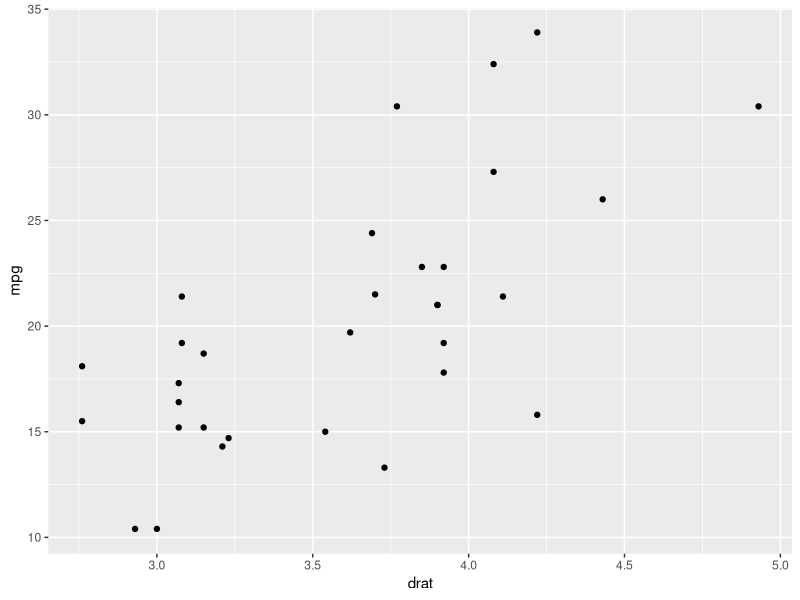
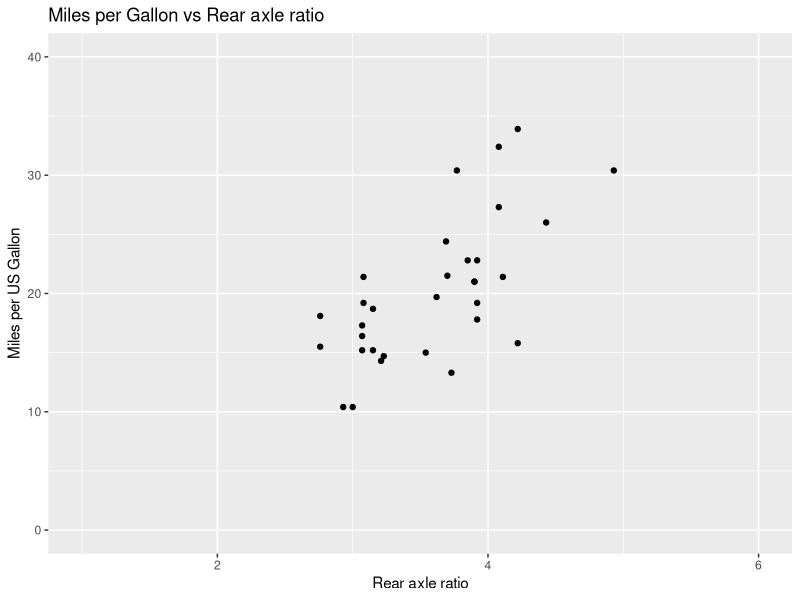
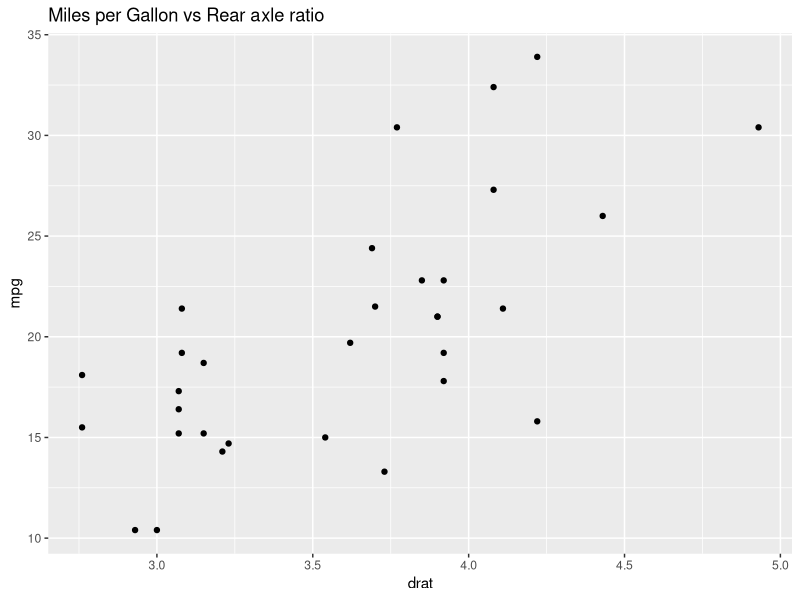
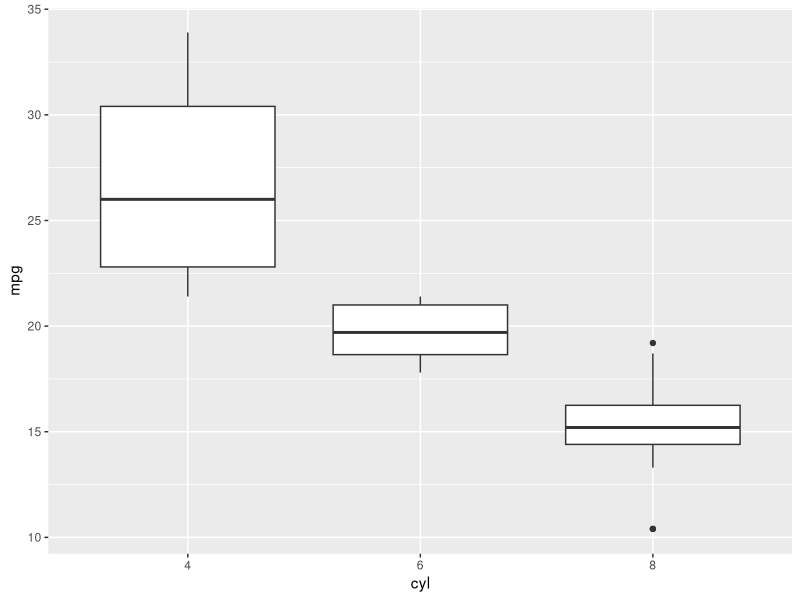
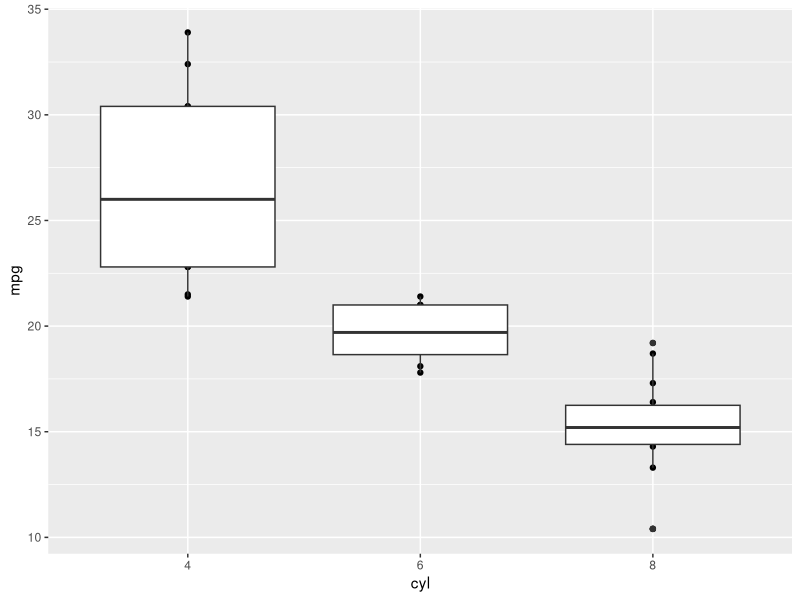
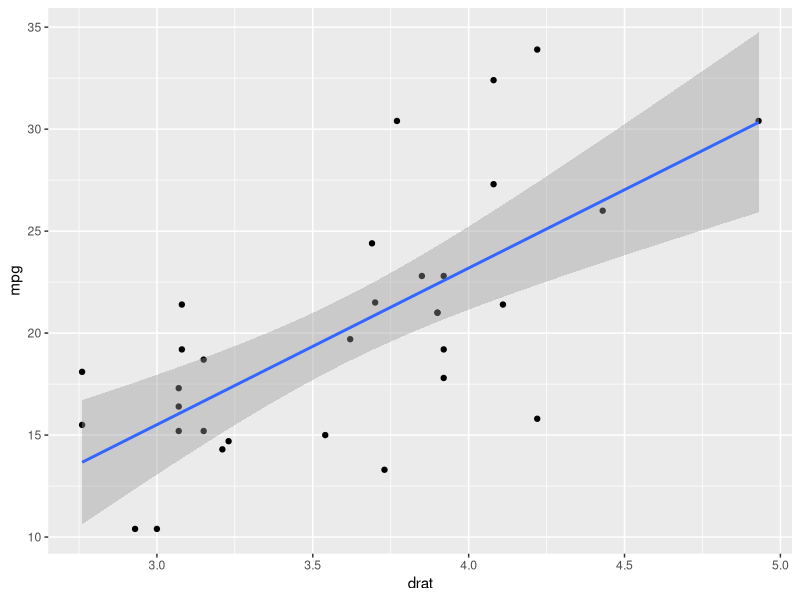
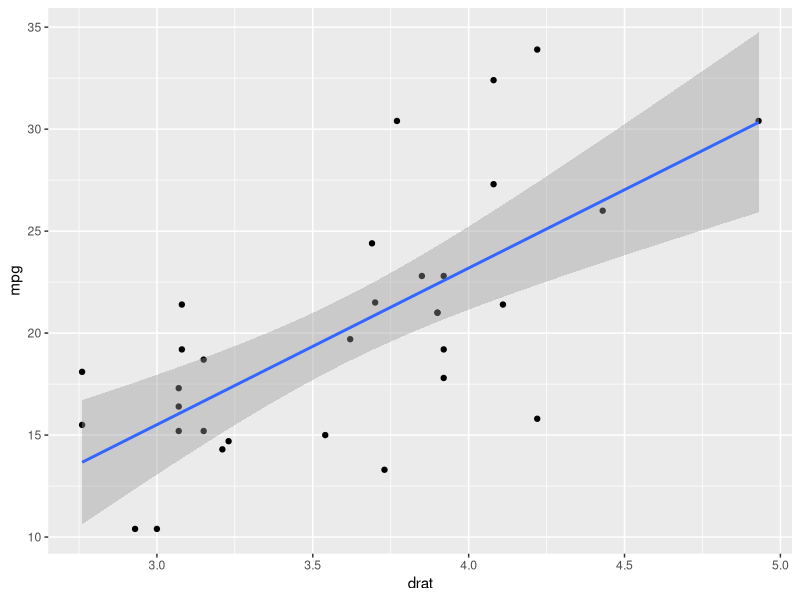
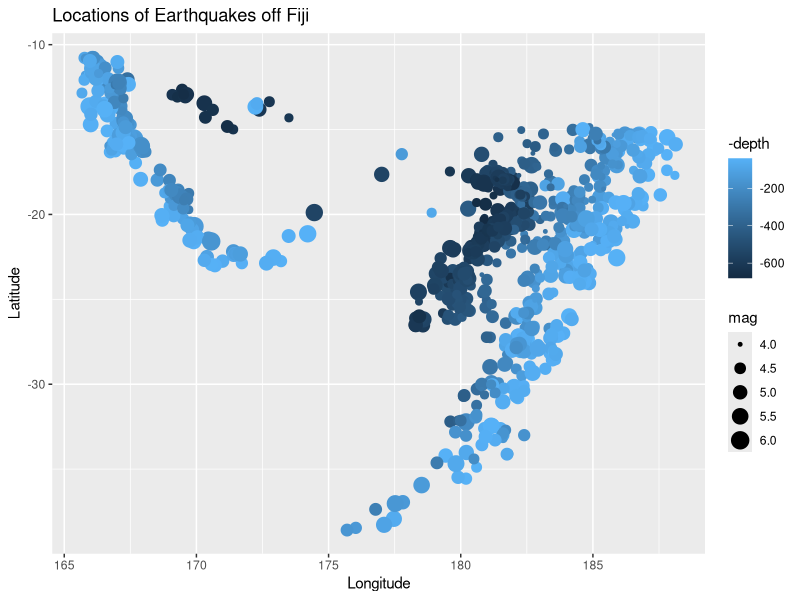

Source code (R) for these figures, in order:
library(ggplot2)
##plot
qplot (x = drat, y = mpg, data = mtcars)
##plot Miles per Gallon vs Weight
qplot(x = drat, y = mpg, data = mtcars,
      main = "Miles per Gallon vs Rear axle ratio",
      xlab = "Rear axle ratio",
      ylab = "Miles per US Gallon",
      xlim = c(1, 6),
      ylim = c(0, 40))
# Create a basic plot from the mtcars data
basicCarPlot <- qplot(drat, mpg, data = mtcars)
# Modify the plot to include a title
basicCarPlot <- basicCarPlot + 
  ggtitle("Miles per Gallon vs Rear axle ratio")
# Now print the plot
basicCarPlot  

# Ensure cyl variable is of the right type by fixing in the data
mtcars$cyl <- factor(mtcars$cyl)
qplot(cyl, mpg, data = mtcars, geom = "boxplot")

# Plot Types
grep("^geom", objects("package:ggplot2"), value = TRUE)

qplot(cyl, mpg, data = mtcars) + geom_boxplot()

# Combining Plot Types

qplot(drat, mpg, data = mtcars) + geom_smooth(method = "lm")

qplot(drat, mpg, data = mtcars, geom= c("point", "smooth"), method = "lm")

# ------------------------------------------------------------------------------
# Aesthetics

qplot(x = long, y = lat, data = quakes, size = mag, col = -depth) +
  ggtitle("Locations of Earthquakes off Fiji") +
  xlab("Longitude") + ylab("Latitude")
